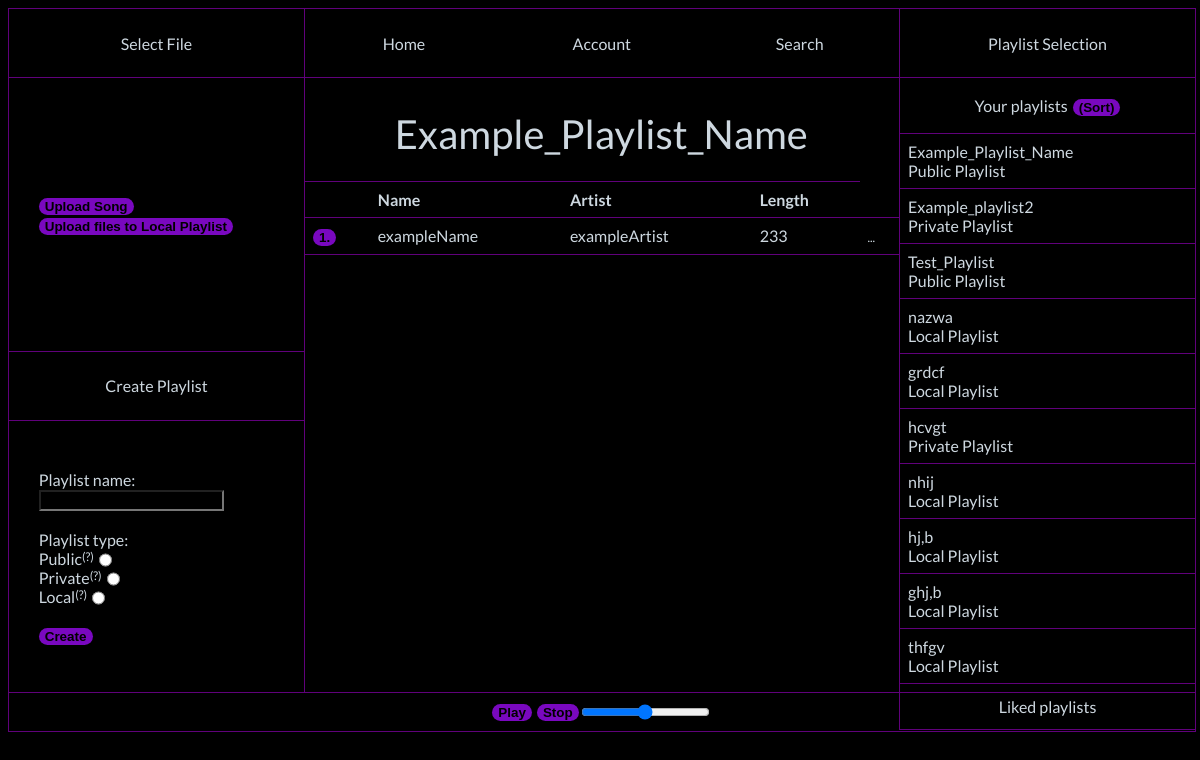
Before: / with the older database file.
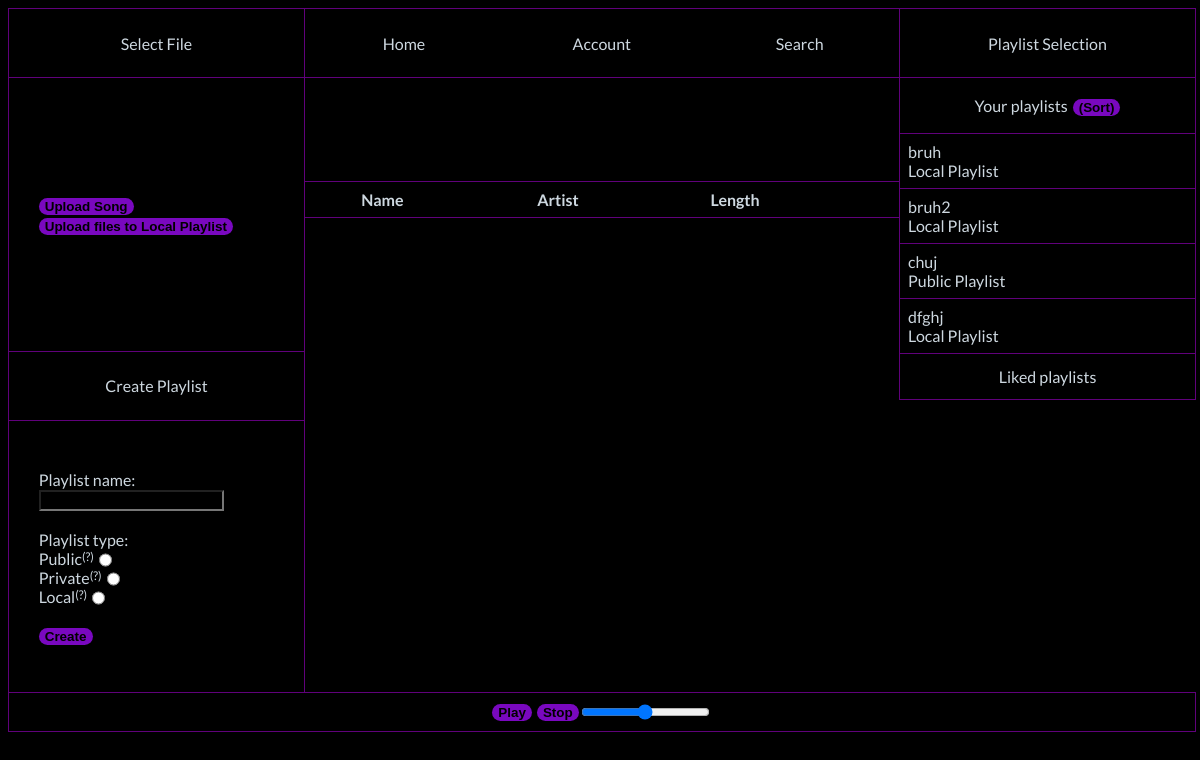
After: the same page with the newer database file.
### tables this page shows
CREATE TABLE `playlists` (
  `playlist_id` int(11) NOT NULL,
  `playlist_name` varchar(255) NOT NULL,
  `numOfSongs` int(11) NOT NULL,
  `createdBy` varchar(255) NOT NULL,
  `playlistType` text NOT NULL
);

CREATE TABLE `songs` (
  `song_id` int(11) NOT NULL,
  `song_name` varchar(255) NOT NULL,
  `artist` varchar(255) NOT NULL,
  `length` int(11) NOT NULL,
  `audio_path` varchar(255) NOT NULL
);

### db.php (the view, shortened to what this page needs)
<?php
    class Db_Connection {
    private ?PDO $pdo;
    public function __construct($adres,$nazwa_bazy,$nazwa,$haslo) {
        $this->pdo = new PDO("mysql:host=$adres;dbname=$nazwa_bazy", $nazwa, $haslo);
        $this->pdo->setAttribute(PDO::ATTR_ERRMODE,PDO::ERRMODE_EXCEPTION);
    }
    private function song() {
        if (isset($_GET["x"])) {
            $sIds = $this->getSongIdFromPlaylistSongs();
            $songs = array();
            foreach ($sIds as $sId) {
                $sql = $this->pdo->prepare("SELECT * FROM songs WHERE song_id=:sId");
                $sql->bindParam(":sId", $sId->song_id, PDO::PARAM_INT);
                $sql->execute();
                $sql->setFetchMode(PDO::FETCH_CLASS, "Songs");
                $songs[] = $sql->fetch();
            }
            return $songs;
        } else {
            $sql = $this->pdo->prepare("SELECT * FROM songs WHERE song_id=1");
            $sql->execute();
            $sql->setFetchMode(PDO::FETCH_CLASS,"Songs");
            return $sql->fetchAll();
        }
    }
    public function songDisplayHtml()
    {
        $songs = $this->song();
        $a = 0;
        echo "<div class=\"songsContainer\">";
        echo "<table class=\"songTable\">";
        echo "<thead>";
        echo "<tr>";
        echo "<th></th>";
        echo "<th>Name</th>";
        echo "<th>Artist</th>";
        echo "<th>Length</th>";
        echo "</tr>";
        echo "</thead>";
        echo "<tbody>";
        foreach ($songs as $song) {
            global $a;
            $a = $a + 1;
            echo "<tr class=\"s1\">";
            echo "<td class=\"songId\">" . "<button name=\"play\" class=\"play\" value=\"$song->song_name\">". $a .".</button>" ."</td>";
            echo "<td>" . $song->song_name . "</td>";
            echo "<td>" . $song->artist . "</td>";
            echo "<td>" . $song->length . "</td>";
            echo "<td>" . "<div class=\"Help\">" . "..." . "<span class=\"helpText\">";
            echo "</span>" . "</div>". "</td>";
            echo "</tr>";
        }
        echo "</tbody>";
        echo "</table>";
        echo "</div>";
    }
    private function playlist_name()
    {
        if (isset($_GET["x"]))
        {
            $pId = $_GET["x"];
            $sql = $this->pdo->prepare("SELECT playlist_name FROM playlists WHERE playlist_id=$pId");
            $sql->execute();
            $sql->setFetchMode(PDO::FETCH_CLASS,"Playlists");
            return $sql->fetchAll();
        } else {
            $sql = $this->pdo->prepare("SELECT playlist_name FROM playlists WHERE playlist_id=1");
            $sql->execute();
            $sql->setFetchMode(PDO::FETCH_CLASS,"Playlists");
            return $sql->fetchAll();
        }
    }
    public function playlistNameDisplayHtml()
    {
        $pname = $this->playlist_name();
        foreach ($pname as $playlistName) {
            echo "<div class=\"pName\">" . $playlistName->playlist_name . "</div>";
        }
    }
    private function playlists()
    {
        $sql = $this->pdo->prepare("SELECT * FROM playlists");
        $sql->execute();
        $sql->setFetchMode(PDO::FETCH_CLASS,"Playlists");
        return $sql->fetchAll();
    }
    private function sortedPlaylists() {
        $sql = $this->pdo->prepare("SELECT * FROM playlists ORDER BY playlistType");
        $sql->execute();
        $sql->setFetchMode(PDO::FETCH_CLASS,"Playlists");
        return $sql->fetchAll();
    }
    public function displayPlaylistsHtml()
    {
        $playlist = $this->playlists();
        $sortedPlaylist = $this->sortedPlaylists();
        echo "<div class=\"playlistsContainer\">";
        echo "<table class=\"playlistTable\">";
        echo "<tbody>";
        if (isset($_POST["sort"])) {
        foreach ($sortedPlaylist as $p) {
            echo "<tr class=\"s1\">";
            echo "<td class=\"songId\">" . "<a href=\"index.php?x=$p->playlist_id\" class=\"click\">" . $p->playlist_name . "<div class=\"pTypeDisplay\">$p->playlistType Playlist</div>" . "</a>" . "</td>";
            echo "</tr>";
        }
        } else {
        foreach ($playlist as $p) {
            echo "<tr class=\"s1\">";
            echo "<td class=\"songId\">" . "<a href=\"index.php?x=$p->playlist_id\" class=\"click\">" . $p->playlist_name . "<div class=\"pTypeDisplay\">$p->playlistType Playlist</div>" . "</a>" . "</td>";
            echo "</tr>";
        }
    }
        echo "</tbody>";
        echo "</table>";
        echo "</div>";
}
    public function formDisplay()
    {
        if ((!isset($_POST["btn1"]) && !isset($_POST["btn2"]) && !isset($_POST["songName"]) && !isset($_POST["insertPlaylist"]) && !isset($_POST["sendSong"])) || isset($_POST["esc"]))
        {
            echo "<button name=\"btn1\">Upload Song</button>
            <button name=\"btn2\">Upload files to Local Playlist</button>";
        }
    }
}
?>

### index.php (shortened to what this page needs)
<?php
    require("./db.php");
    $x = new Db_Connection("localhost","music_site","root","");
?>
<!DOCTYPE html>
<html lang="en">
<head>
    <link rel="stylesheet" href="styles.css">
</head>
<body>
    <section id="main">
        <section id="leftTab">
            <div id="fInputTitle">Select File</div>
            <div id="fInput">
                <form action="" method="post" id="f2" enctype="multipart/form-data">
                    <?php
                        $x->formDisplay();
                    ?>
                </form>
            </div>
            <?php
                $x->getSongData();
            ?>
            <div id="createPlaylistTitle">Create Playlist</div>
            <div id="createPlaylist">
                <form action="" method="post" id="f1" enctype="multipart/form-data">
                    <label for="playlistName">Playlist name: </label>
                    <input type="text" name="playlistName">
                    <br>
                    <br>
                    <label>Playlist type: </label>
                    <br>
                    <div class="type">
                        <label for="Public">Public</label>
                        <div class="Help">(?)
                        </div>
                        <input type="radio" name="playlistType" value="Public">
                    </div>
                    <div class="type">
                        <label for="Private">Private</label>
                        <div class="Help">(?)
                        </div>
                        <input type="radio" name="playlistType" value="Private">
                    </div>
                    <div class="type">
                        <label for="Local">Local</label>
                        <div class="Help">(?)
                        </div>
                        <input type="radio" name="playlistType" value="Local">
                    </div>
                    <br>
                    <button name="Create">Create</button>
                </form>
                <?php
                    $x->getPlaylistData();
                ?>
            </div>
        </section>
        <section id="middleTab">
            <div id="top">
                <div id="homeContainer">
                    Home
                </div>
                <div id="accountContainer">
                    Account
                </div>
                <div id="searchContainer">
                    Search
                </div>
            </div>
            <div id="displayPlaylistName">
                <?php
                    $x->playlistNameDisplayHtml();
                ?>
            </div>
            <div id="displaySongs">
                <form action="" method="post">
                    <?php
                        $x->songDisplayHtml();
                    ?>
                </form>
            </div>
        </section>
        <section id="rightTab">
            <div id="playlistSelectionTitle">Playlist Selection</div>
                <div class="userPlaylists">
                    Your playlists
                    <form method="post">
                        <button id="sortButton" name="sort">(Sort)</button>
                    </form>
                </div>
            <div id="playlistSelection">
                <?php
                    $x->displayPlaylistsHtml();
                ?>
                <div class="userPlaylists">
                    Liked playlists
                </div>
            </div>
        </section>
        <section id="bottomTab">
            <button id="playBtn">Play</button>
            <button id="stop">Stop</button>
            <input type="range" min="0" max="1" step="0.01" id= "vol">
        </section>
    </section>
</body>
</html>

### styles.css (style rules this page uses)
body { width: 99%; height: 95vh; background-color: #000; display: flex; align-items: center; justify-content: center; font-family: 'Lato', sans-serif; color: #CED8E0; }
#main { width: 100%; height: 100%; }
#leftTab { width: 25%; height: 90%; float: left; color: #CED8E0; }
#fInputTitle, #createPlaylistTitle, #playlistSelectionTitle { height: 10%; border: 1px solid #60017B; color: #CED8E0; display: flex; align-items: center; justify-content: center; }
#f2, #f1 { color: #CED8E0; }
#fInput, #createPlaylist { height: 39.8%; display: flex; border: 1px solid #60017B; border-top: none; border-bottom: none; align-items: center; justify-content: center; padding-left: 10%; }
#rightTab { width: 25%; height: 90%; float: right; color: #CED8E0; }
#playlistSelection { height: 81.6%; border-bottom: none; }
#middleTab { width: 49.87%; height: 90%; float: inline-start; color: #CED8E0; }
#top { height: 10%; width: 100.2%; color: #CED8E0; display: flex; flex-direction: row; align-items: center; border: 1px solid #60017B; border-left: none; border-right: none; }
#homeContainer, #accountContainer, #searchContainer { height: 100%; width: 33.3333333333333%; display: flex; align-items: center; justify-content: center; }
#homeContainer { border-left: none; border-right: none; }
#searchContainer { border-left: none; border-right: none; }
#accountContainer { border-right: none; }
#displayPlaylistName { height: 15%; width: 100%; display: flex; align-items: center; justify-content: center; }
.songsContainer { height: 15%; width: 100.2%; color: #CED8E0; border-right: none; border-left: none; }
#displaySongs { width: 100%; }
.songTable { width: 100%; border-collapse: collapse; }
.songTable th, .songTable td { border: 1px solid #60017B; border-left: none; border-right: none; padding: 8px; text-align: left; color: #CED8E0; }
#bottomTab { clear: both; height: 5%; border: 1px solid #60017B; display: flex; justify-content: center; align-items: center; }
.playlistTable { width: 100%; border-collapse: collapse; }
.playlistTable th, .playlistTable td { width: 100%; border-collapse: collapse; color: #CED8E0; padding: 8px; text-align: left; border: 1px solid #60017B; border-top: none; }
.click { text-decoration: none; color: #CED8E0; }
.type { display: flex; flex-direction: row; }
.Help { display: inline-block; font-size: 12px; }
.userPlaylists { border: 1px solid #60017B; height: 8%; border-top: none; color: #CED8E0; display: flex; align-items: center; justify-content: center; }
button { color:#000000; font: bold 84% 'trebuchet ms',helvetica,sans-serif; background-color:#7908bf; border: #7908bf; border-radius: 15px; }
#playBtn { margin-right: 5px; }
#sortButton { margin-left: 5px; }
input, textarea { background-color: #000000; color: skyblue; }
.pName { font-size: 40px; height: 40px; }

Changed rows visible on the page:
removed playlists: playlist_name "Example_Playlist_Name", playlistType "Public"
removed songs: song_name "exampleName", artist "exampleArtist", length "233"
removed playlists: playlist_name "Example_playlist2", playlistType "Private"
removed playlists: playlist_name "Test_Playlist", playlistType "Public"
removed playlists: playlist_name "nazwa", playlistType "Local"
removed playlists: playlist_name "grdcf", playlistType "Local"
removed playlists: playlist_name "hcvgt", playlistType "Private"
removed playlists: playlist_name "nhij", playlistType "Local"
removed playlists: playlist_name "hj,b", playlistType "Local"
removed playlists: playlist_name "ghj,b", playlistType "Local"
removed playlists: playlist_name "thfgv", playlistType "Local"
added playlists: playlist_name "bruh", playlistType "Local"
added playlists: playlist_name "bruh2", playlistType "Local"
added playlists: playlist_name "chuj", playlistType "Public"
added playlists: playlist_name "dfghj", playlistType "Local"
